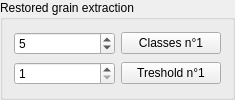
         <widget class="QGroupBox" name="groupBox">
          <property name="sizePolicy">
           <sizepolicy hsizetype="Fixed" vsizetype="Preferred">
            <horstretch>0</horstretch>
            <verstretch>0</verstretch>
           </sizepolicy>
          </property>
          <property name="minimumSize">
           <size>
            <width>235</width>
            <height>0</height>
           </size>
          </property>
          <property name="title">
           <string>Restored grain extraction</string>
          </property>
          <layout class="QVBoxLayout" name="verticalLayout_7">
           <item>
            <layout class="QHBoxLayout" name="horizontalLayout">
             <item>
              <widget class="QSpinBox" name="ClassBox">
               <property name="sizePolicy">
                <sizepolicy hsizetype="Preferred" vsizetype="Minimum">
                 <horstretch>0</horstretch>
                 <verstretch>0</verstretch>
                </sizepolicy>
               </property>
               <property name="minimumSize">
                <size>
                 <width>79</width>
                 <height>0</height>
                </size>
               </property>
               <property name="maximumSize">
                <size>
                 <width>117</width>
                 <height>16777215</height>
                </size>
               </property>
               <property name="toolTip">
                <string>&lt;html&gt;&lt;head/&gt;&lt;body&gt;&lt;p&gt;&lt;span style=&quot; font-size:11pt;&quot;&gt;Choose a number of classes to perform Otsu segmentation.&lt;/span&gt;&lt;/p&gt;&lt;/body&gt;&lt;/html&gt;</string>
               </property>
               <property name="minimum">
                <number>2</number>
               </property>
               <property name="maximum">
                <number>30</number>
               </property>
               <property name="value">
                <number>5</number>
               </property>
              </widget>
             </item>
             <item>
              <widget class="QPushButton" name="ComputeClass_bttn">
               <property name="sizePolicy">
                <sizepolicy hsizetype="Preferred" vsizetype="Fixed">
                 <horstretch>0</horstretch>
                 <verstretch>0</verstretch>
                </sizepolicy>
               </property>
               <property name="minimumSize">
                <size>
                 <width>96</width>
                 <height>0</height>
                </size>
               </property>
               <property name="maximumSize">
                <size>
                 <width>16777215</width>
                 <height>16777215</height>
                </size>
               </property>
               <property name="toolTip">
                <string>&lt;html&gt;&lt;head/&gt;&lt;body&gt;&lt;p&gt;&lt;span style=&quot; font-size:11pt;&quot;&gt;Run the Otsu computation given the number of classes.&lt;/span&gt;&lt;/p&gt;&lt;/body&gt;&lt;/html&gt;</string>
               </property>
               <property name="text">
                <string>Classes n°1</string>
               </property>
               <property name="icon">
                <iconset>
                 <normaloff>icons/filter_icon.png</normaloff>icons/filter_icon.png</iconset>
               </property>
              </widget>
             </item>
            </layout>
           </item>
           <item>
            <layout class="QHBoxLayout" name="horizontalLayout_2">
             <item>
              <widget class="QSpinBox" name="ThresholdBox">
               <property name="sizePolicy">
                <sizepolicy hsizetype="Preferred" vsizetype="Minimum">
                 <horstretch>0</horstretch>
                 <verstretch>0</verstretch>
                </sizepolicy>
               </property>
               <property name="minimumSize">
                <size>
                 <width>79</width>
                 <height>0</height>
                </size>
               </property>
               <property name="maximumSize">
                <size>
                 <width>117</width>
                 <height>16777215</height>
                </size>
               </property>
               <property name="toolTip">
                <string>&lt;html&gt;&lt;head/&gt;&lt;body&gt;&lt;p&gt;&lt;span style=&quot; font-size:11pt;&quot;&gt;Choose the classes that must be kept in the binary thresholding (current value included).&lt;/span&gt;&lt;/p&gt;&lt;/body&gt;&lt;/html&gt;</string>
               </property>
               <property name="minimum">
                <number>1</number>
               </property>
               <property name="maximum">
                <number>30</number>
               </property>
               <property name="value">
                <number>1</number>
               </property>
              </widget>
             </item>
             <item>
              <widget class="QPushButton" name="Threshold_bttn">
               <property name="sizePolicy">
                <sizepolicy hsizetype="Preferred" vsizetype="Fixed">
                 <horstretch>0</horstretch>
                 <verstretch>0</verstretch>
                </sizepolicy>
               </property>
               <property name="minimumSize">
                <size>
                 <width>96</width>
                 <height>0</height>
                </size>
               </property>
               <property name="maximumSize">
                <size>
                 <width>16777215</width>
                 <height>16777215</height>
                </size>
               </property>
               <property name="toolTip">
                <string>&lt;html&gt;&lt;head/&gt;&lt;body&gt;&lt;p&gt;&lt;span style=&quot; font-size:11pt;&quot;&gt;Perform the thresholding to obtain a binary image.&lt;/span&gt;&lt;/p&gt;&lt;/body&gt;&lt;/html&gt;</string>
               </property>
               <property name="text">
                <string>Treshold n°1</string>
               </property>
               <property name="icon">
                <iconset>
                 <normaloff>icons/filter_icon.png</normaloff>icons/filter_icon.png</iconset>
               </property>
              </widget>
             </item>
            </layout>
           </item>
          </layout>
         </widget>
